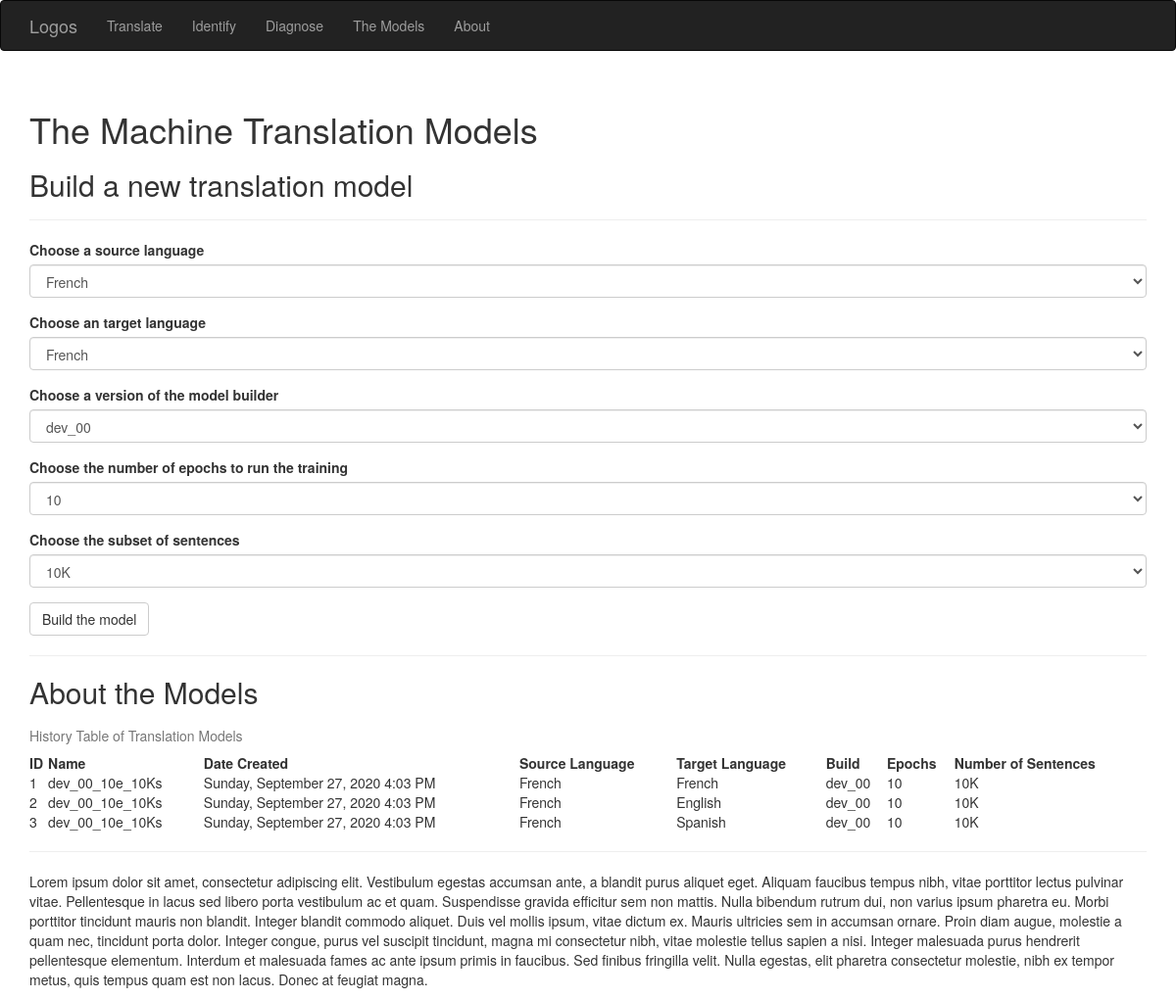
Page /themodels on the committed database.
### app/models.py (models this page shows, shortened)
class TranslationModel(db.Model):
    __tablename__ = 'translation_models'
    id = db.Column(db.Integer, primary_key=True)
    date = db.Column(db.DateTime())
    name = db.Column(db.String(64))
    summary = db.Column(db.String(64))
    number_of_epochs = db.Column(db.Integer, db.ForeignKey('epochs.id'))
    number_of_sentences = db.Column(db.Integer, db.ForeignKey('subsets.id'))
    source_lang_id = db.Column(db.Integer)
    target_lang_id = db.Column(db.Integer)
    translations = db.relationship('Translation', foreign_keys=[Translation.model_id], lazy='dynamic')
    build_id = db.Column(db.Integer)

class Language(db.Model):
    __tablename__ = 'languages'
    id = db.Column(db.Integer, primary_key=True)
    code = db.Column(db.String(64), unique=True)
    name = db.Column(db.String(64))
    en_name = db.Column (db.String(64))

class Build(db.Model):
    __tablename__ = 'builds'
    id = db.Column(db.Integer, primary_key=True)
    name = db.Column(db.String(64), unique=True)
    summary = db.Column(db.String(64))

### app/main/views.py (the view, shortened to what this page needs)
@main.route('/themodels', methods=['GET', 'POST'])
def themodels():
    table_of_model_history = [[model.id,
                               model.date,
                               model.name,
                               Language.query.filter_by(id=model.source_lang_id).first().en_name,
                               Language.query.filter_by(id=model.target_lang_id).first().en_name,
                               Build.query.filter_by(id=model.build_id).first().name,
                               model.number_of_epochs,
                               model.number_of_sentences] \
                                   for model in TranslationModel.query.all()]
    form = BuildModelForm()
    form.form_selection_input_lang.choices = [f'{lang.en_name}' for lang in Language.query.all()]
    form.form_selection_output_lang.choices = [f'{lang.en_name}' for lang in Language.query.all()]
    form.form_selection_build_name.choices = [f'{build.name}' for build in Build.query.all()]
    form.form_selection_number_of_epochs.choices = [f'{epoch.number_of_epochs}' for epoch in Epoch.query.all()]
    form.form_selection_number_of_sentences.choices = [f'{subset.display_string_of_number}' for subset in Subset.query.all()]
    if 'input_lang' in session:
        form.form_selection_input_lang.data = session['input_lang']
    if 'output_lang' in session:
        form.form_selection_output_lang.data= session['output_lang']
    if 'build_name' in session:
        form.form_selection_build_name.data= session['build_name']
    if 'epochs' in session:
        form.form_selection_number_of_epochs.data= session['epochs']
    if 'subset' in session:
        form.form_selection_number_of_sentences.data= session['subset']
    return render_template('themodels.html',
                            form=form,
                            form_selection_input_lang=session.get('input_lang'),
                            form_selection_output_lang=session.get('output_lang'),
                            form_selection_build_name=session.get('build_name'),
                            form_selection_number_of_epochs=session.get('epochs'),
                            form_selection_number_of_sentences=session.get('subset'),
                            table_of_model_history=table_of_model_history,
                            current_time=datetime.utcnow())

### app/main/forms.py
class BuildModelForm(FlaskForm):
    form_selection_input_lang = SelectField('Choose a source language', validators=[DataRequired()])
    form_selection_output_lang = SelectField('Choose an target language', validators=[DataRequired()])
    form_selection_build_name = SelectField('Choose a version of the model builder', validators=[DataRequired()])
    form_selection_number_of_epochs = SelectField('Choose the number of epochs to run the training', validators=[DataRequired()])
    form_selection_number_of_sentences = SelectField('Choose the subset of sentences', validators=[DataRequired()])
    submit = SubmitField('Build the model')

### app/templates/themodels.html (shortened to what this page needs)
{% extends "base.html" %}
{% import "bootstrap/wtf.html" as wtf %}
{% block head %}
{{ super() }}
{% endblock %}
{% block page_content %}
<div class="page-header">
    <h1>The Machine Translation Models</h1>
    <h2>Build a new translation model</h2>
</div>
{{ wtf.quick_form(form) }}
<hr/>
<div class="page=header">
    <h2>About the Models</h2>
    <table style="width:100%">
        <caption>History Table of Translation Models</caption>
        <tr>
          <th>ID</th>
          <th>Name</th>
          <th>Date Created</th>
          <th>Source Language</th>
          <th>Target Language</th>
          <th>Build</th>
          <th>Epochs</th>
          <th>Number of Sentences</th>
        </tr>
        {% for model in table_of_model_history %}
        <tr>
          <td>{{ model[0] }}</td>
          <td>{{ model[2] }}</td>
          <td>{{ moment(model[1]).format('LLLL')  }}</td>
          <td>{{ model[3] }}</td>
          <td>{{ model[4] }}</td>
          <td>{{ model[5] }}</td>
          <td>{{ model[6] }}</td>
          <td>{{ model[7] }}</td>
        </tr>
        {% endfor %}
    </table>
    <hr/>
    <p>Lorem ipsum dolor sit amet, consectetur adipiscing elit. Vestibulum egestas accumsan ante, a blandit purus aliquet eget. Aliquam faucibus tempus nibh, vitae porttitor lectus pulvinar vitae. Pellentesque in lacus sed libero porta vestibulum ac et quam. Suspendisse gravida efficitur sem non mattis. Nulla bibendum rutrum dui, non varius ipsum pharetra eu. Morbi porttitor tincidunt mauris non blandit. Integer blandit commodo aliquet. Duis vel mollis ipsum, vitae dictum ex. Mauris ultricies sem in accumsan ornare. Proin diam augue, molestie a quam nec, tincidunt porta dolor. Integer congue, purus vel suscipit tincidunt, magna mi consectetur nibh, vitae molestie tellus sapien a nisi. Integer malesuada purus hendrerit pellentesque elementum. Interdum et malesuada fames ac ante ipsum primis in faucibus. Sed finibus fringilla velit. Nulla egestas, elit pharetra consectetur molestie, nibh ex tempor metus, quis tempus quam est non lacus. Donec at feugiat magna.</p>
</div>
{% endblock %}

### rows in the picture
TranslationModel: name "dev_00_10e_10Ks", date "Sunday, September 27, 2020 4:03 PM", number_of_sentences "10K"
Language: en_name "French" "French" "French", en_name "French"
Build: name "dev_00" "dev_00" "dev_00"
TranslationModel: name "dev_00_10e_10Ks", date "Sunday, September 27, 2020 4:03 PM", number_of_sentences "10K"
Language: en_name "English"
TranslationModel: name "dev_00_10e_10Ks", date "Sunday, September 27, 2020 4:03 PM", number_of_sentences "10K"
Language: en_name "Spanish"

### other values in the picture
{{ model[0] }} "1" "2" "3"
{{ model[6] }} "10" "10" "10"
